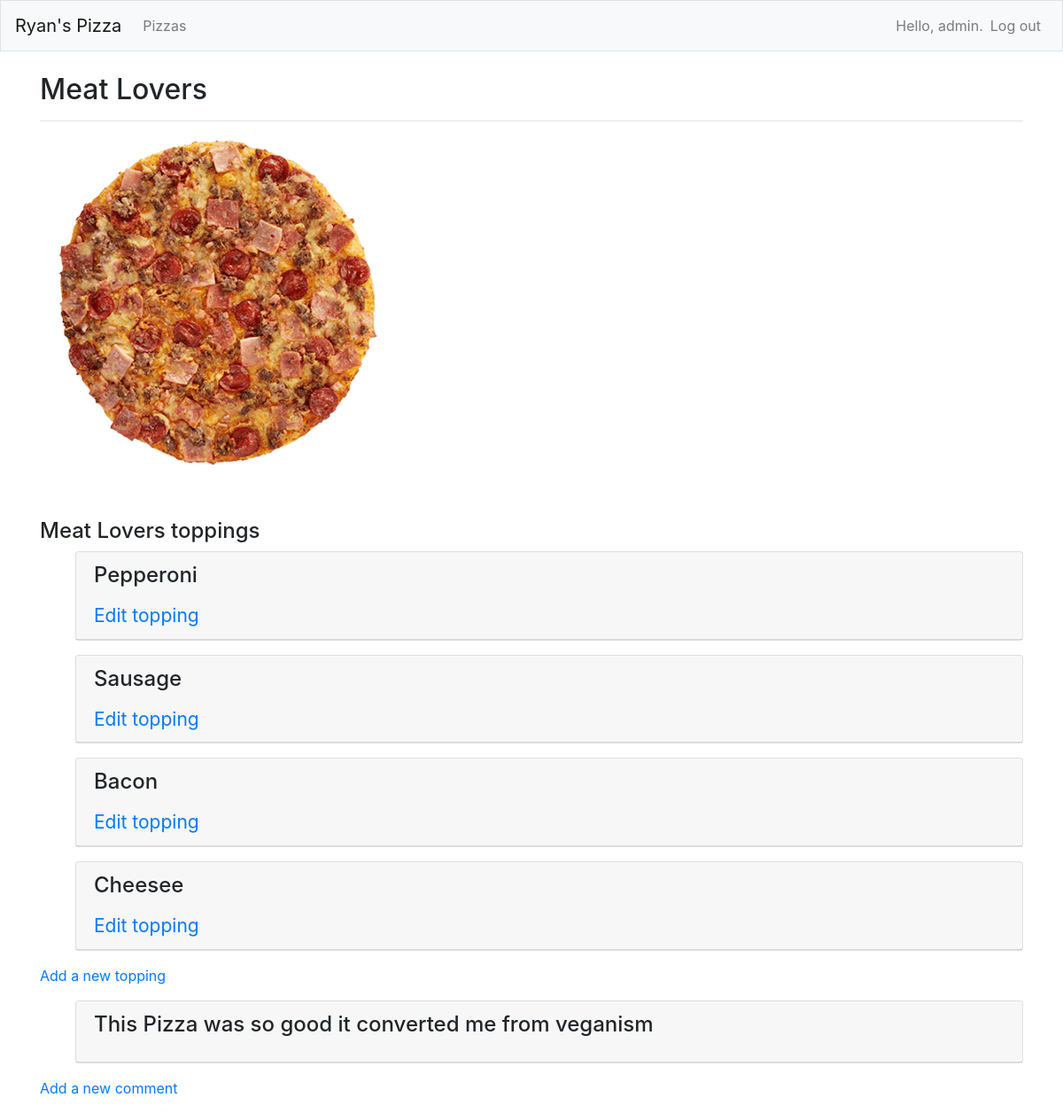
The app's page /pizzas/19/ (signed in) with its own data.
### pizzas/models.py (models this page shows, shortened)
class Pizza(models.Model):
    name = models.CharField(max_length=200)
    date = models.DateTimeField(auto_now_add=True)
    owner = models.ForeignKey(User, on_delete=models.CASCADE)
    header_image = models.ImageField(null=True, blank=True, upload_to="images/")
    def __str__(self):
        return self.name

class Toppings(models.Model):
    pizza = models.ForeignKey(Pizza, on_delete=models.CASCADE)
    name = models.CharField(max_length=200)
    date_added = models.DateTimeField(auto_now_add=True)

class Comment(models.Model):
    pizza = models.ForeignKey(Pizza, on_delete=models.CASCADE)
    name = models.CharField(max_length=200)
    date_added = models.DateTimeField(auto_now_add=True)

### pizzas/views.py (the view)
# urls.py: path("pizzas/<int:pizza_id>/", views.pizza, name="pizza"),
@login_required
def pizza(request, pizza_id):
    pizza = Pizza.objects.get(id=pizza_id)
    if pizza.owner != request.user:
        raise Http404
    toppings = pizza.toppings_set.order_by("-date_added")
    comments = pizza.comment_set.order_by("-date_added")
    context = {
        "pizza": pizza,
        "toppings": toppings,
        "comments": comments,
    }
    return render(request, "pizzas/pizza.html", context)

### pizzas/templates/pizzas/pizza.html (shortened to what this page needs)
{% extends "pizzas/base.html" %}
{% block page_header %}
    <h2>{{ pizza }}</h2>
{% endblock page_header %}
{% block content %}
<p>
    {% if pizza.header_image %}
    <img class="img-responsive" src="{{ pizza.header_image.url }}">
    {% endif %}
    </br /><br />
</p>
{% block header %}
    <h4>{{ pizza}} toppings </h4>
{% endblock header %}
    <ul>
    {% for topping in toppings %}
    <div class="card mb-3">
        <h4 class="card-header">
        {{topping.name|linebreaks}}
        <small><a href="{% url 'pizzas:edit_topping' topping.id %}">Edit topping</a></small>
        </h4>
    </div>
    {% empty %}
    <p> no toppings for this yet.</p>
    {% endfor %}
</ul>
<p>
    <a href="{% url 'pizzas:new_topping' pizza.id %}">Add a new topping</a>
</p>
<ul>
    {% for comment in comments %}
    <div class="card mb-6">
        <h4 class="card-header">
        {{ comment.name|linebreaks }}
        </h4>
    </div>
    {% empty %}
    <li>No comments for this pizza have been added yet.</li>
    {% endfor %}
</ul>
<p>
    <a href="{% url 'pizzas:new_comment' pizza.id %}">Add a new comment</a>
</p>
{% endblock content %}

### pizzas/templates/pizzas/base.html (shortened to what this page needs)
{% load bootstrap4 %}
<!doctype html>
<html lang="en">
<head>
{% bootstrap_css %}
</head>
<body>
    <nav class="navbar navbar-expand-md navbar-light bg-light mb-4 border">
    <a class="navbar-brand" href="{% url 'pizzas:index'%}">
        Ryan's Pizza</a>
    <div class="collapse navbar-collapse" id="navbarCollapse">
        <ul class="navbar-nav mr-auto">
        <li class="nav-item">
        <a class="nav-link" href="{% url 'pizzas:pizzas'%}">
            Pizzas</a></li>
    </ul>
    <ul class="navbar-nav ml-auto">
        {% if user.is_authenticated %}
        <li class="nav-item">
        <span class="navbar-text"}">Hello, {{ user.username }}.</span>
        </li>
        <li class="nav-item">
        <a class="nav-link" href="{% url 'users:logout' %}">Log out</a>
        </li>
        {% else %}
        <li class="nav-item">
        <a class="nav-link" href="{% url 'users:register' %}">Register</a>
        </li>
        <li class="nav-item">
        <a class="nav-link" href="{% url 'users:login' %}">Log in</a></li>
        {% endif %}
        </ul>
        </div>
        </nav>
    <main role="main" class="container">
        <div class="pb-2 mb-2 border-bottom">
        {% block page_header %}{% endblock page_header %}
        </div>
        <div>
        {% block content %}{% endblock content %}
        </div>
        </main>
        </body>
        </html>

### records on screen
Pizza: name "Meat Lovers", header_image (picture)
Toppings: name "Pepperoni"
Toppings: name "Sausage"
Toppings: name "Bacon"
Toppings: name "Cheesee"
Comment: name "This Pizza was so good it converted me from veganism"

### other values on screen
{{ user.username }} "admin"
